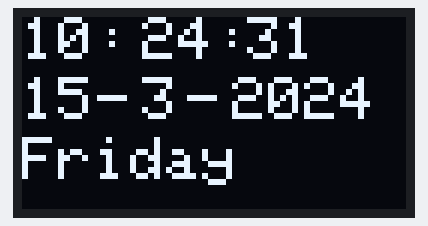
This program was run on a simulated ESP32. Parts: 128×64 one-colour display. The display library's start-up logo is not drawn; the local clock reads 2024-03-15 10:24:30 at power-on unless the program sets it; what the program prints to the serial monitor is not drawn.

Above: at 1.2 s.
At 5.4 s:
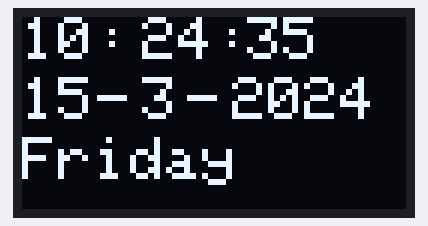
At 10.1 s:
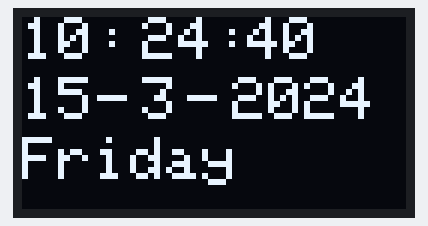
At 20.1 s:
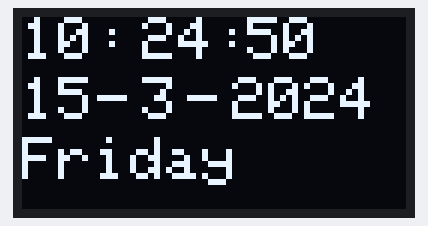
At 28.5 s:
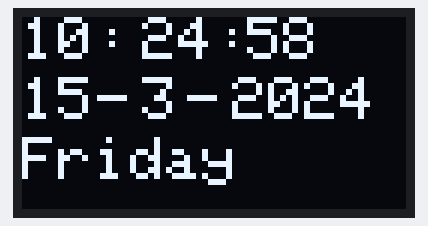
At 38.5 s:
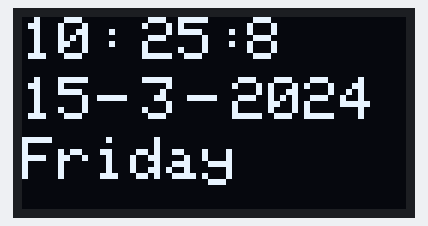

Measured:
- what the display in image 0 shows lasts 1.1 s, from 1.1 s to 2.2 s

The program:

main.cpp
```cpp
// (licence header left out)
/* include headers */
#include<Arduino.h>
#include<main.h>

/* I2C display header */
#include <Wire.h>
#include <Adafruit_GFX.h>
#include <Adafruit_SSD1306.h>
#include <Adafruit_Sensor.h>

/* RTC header */
#include <RTClib.h>

/* Declaration for an SSD1306 display connected to I2C (SDA, SCL pins) */
Adafruit_SSD1306 display(SCREEN_WIDTH, SCREEN_HEIGHT, &Wire, -1);

/* rtc instance */
RTC_DS3231 rtc;

char daysOfTheWeek[7][12] = {"Sunday", "Monday", "Tuesday", "Wednesday", "Thursday", "Friday", "Saturday"};

void setup()
{

	delay(1000);

 	Start_Serial_Peripheral();

	Start_I2C_Peripheral();

	Start_OLED_Module();

	Start_RTC_Module();
}

void loop()
{
	Display_Time();
	delay(500);
}

/*
 *****************************************************************************************
 * See header file for function definition.
 *****************************************************************************************
 */
void Start_Serial_Peripheral( void )
{
	/* start serial 0 with baudrate 9600 */
	Serial.begin( 9600 );

	Serial.println( "\n project: i2c real time clock demo\n" );
}

/*
 *****************************************************************************************
 * See header file for function definition.
 *****************************************************************************************
 */
void Start_I2C_Peripheral( void )
{
	/* start i2c 0 with clock 100KHz */
	Wire.begin();
}

/*
 *****************************************************************************************
 * See header file for function definition.
 *****************************************************************************************
 */
void Start_OLED_Module( void )
{
	uint8_t status=0;

	status = display.begin( SSD1306_SWITCHCAPVCC, OLED_ADDRESS );

	if( status == 0 )
	{
    	Serial.println( "SSD1306 allocation failed" );
    	while( 1 )
		{
			Serial.println( "oled display not working\n" );
			delay(1000);
		}
 	}

	display.display();
	delay(2);
 	display.clearDisplay();

	display.clearDisplay();
	display.setTextColor(WHITE);
	display.setTextSize(2);
	display.setCursor(0,5);
	display.print("  Clock ");
	display.display();
}

/*
 *****************************************************************************************
 * See header file for function definition.
 *****************************************************************************************
 */
void Start_RTC_Module( void )
{
	uint8_t status;

	status = rtc.begin();

	if ( status == 0 )
	{
		Serial.println( "Couldn't find RTC" );
		while (1)
		{
			delay( 1000 );
			Serial.println( "Couldn't find RTC" );
		}
	}

	/* adjust time */
	//rtc.adjust(DateTime(__DATE__, __TIME__));
}

/*
 *****************************************************************************************
 * See header file for function definition.
 *****************************************************************************************
 */
void Display_Time( void )
{
	DateTime now = rtc.now();

	display.clearDisplay();
	display.setTextSize(2);
	display.setCursor(75,0);
	display.println(now.second(), DEC);

	display.setTextSize(2);
	display.setCursor(25,0);
	display.println(":");

	display.setTextSize(2);
	display.setCursor(65,0);
	display.println(":");

	display.setTextSize(2);
	display.setCursor(40,0);
	display.println(now.minute(), DEC);

	display.setTextSize(2);
	display.setCursor(0,0);
	display.println(now.hour(), DEC);

	display.setTextSize(2);
	display.setCursor(0,20);
	display.println(now.day(), DEC);

	display.setTextSize(2);
	display.setCursor(25,20);
	display.println("-");

	display.setTextSize(2);
	display.setCursor(40,20);
	display.println(now.month(), DEC);

	display.setTextSize(2);
	display.setCursor(55,20);
	display.println("-");

	display.setTextSize(2);
	display.setCursor(70,20);
	display.println(now.year(), DEC);

	display.setTextSize(2);
	display.setCursor(0,40);
	display.print(daysOfTheWeek[now.dayOfTheWeek()]);

	display.display();
}
```

main.h
```cpp
// (licence header left out)
/* include arduino header */
#include <Arduino.h>

/* OLED display width, in pixels */
#define SCREEN_WIDTH 128

/* OLED display height, in pixels */
#define SCREEN_HEIGHT 64

/* OLED i2c address */
#define OLED_ADDRESS 0x3C

/**
* @brief start serial periperals
* @details this api starts serial peripherals
* @return None
*/
void Start_Serial_Peripheral( void );

/**
* @brief start i2c periperals
* @details this api starts i2c peripherals
* @return None
*/
void Start_I2C_Peripheral( void );

/**
* @brief start oled module
* @details this api starts oled module
* @return None
*/
void Start_OLED_Module( void );

/**
* @brief start rtc module
* @details this api starts rtc module
* @return None
*/
void Start_RTC_Module( void );

/**
* @brief oled display name
* @details this api display name in oled
* @param name string to display on oled
* @return None
*/
void Display_Time( void );
```
